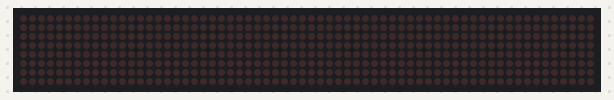
This sketch was run on a simulated Arduino Uno, built with avr-gcc and run on an emulated ATmega328P. On the bench: 64×8 LED matrix.

Above: at 0.1 s.
At 1.1 s:
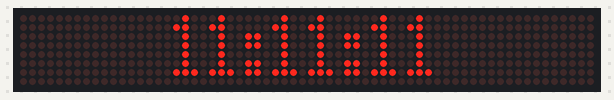
At 3.1 s:
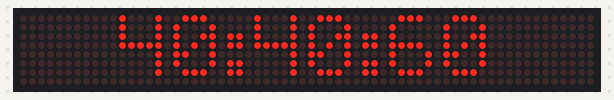

Measured:
- what the display in image 1 shows lasts 2.0 s, from 1.0 s to 3.0 s

The sketch:

2_Library_Hack.ino
```cpp
#include <MD_Parola.h>
#include <MD_MAX72xx.h>
#include <SPI.h>
/*
 Hello
 I design developer tools for embedded electronic systems. You can buy my projects design files.
 https://www.altiumdesignerprojects.com
*/
#define CS_PIN        10
#define MAX_DEVICES   8
#define HARDWARE_TYPE MD_MAX72XX:: PAROLA_HW  // FC16_HW

MD_Parola P = MD_Parola(HARDWARE_TYPE, CS_PIN, MAX_DEVICES);

//char displayBuffer[12];

char *displayBuffer[] ={"11:11:11","40:40:60"};

byte i;

void setup(void){
  P.begin();
}

void loop(void){

  if(P.displayAnimate()){

   P.displayText(displayBuffer[i], PA_CENTER, 20, 1000, PA_PRINT , PA_NO_EFFECT);

     delay(1000);
     i++;
     if( i >= 2){
         i=0;
      }

  }

}
```
